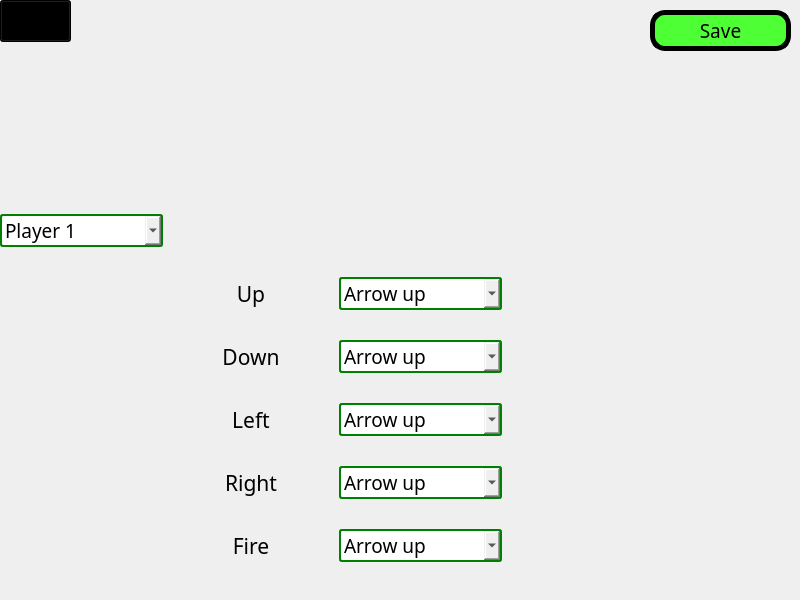
<?xml version="1.0" encoding="UTF-8"?>
<ui version="4.0">
 <class>custom</class>
 <widget class="QWidget" name="custom">
  <property name="enabled">
   <bool>true</bool>
  </property>
  <property name="geometry">
   <rect>
    <x>0</x>
    <y>0</y>
    <width>800</width>
    <height>600</height>
   </rect>
  </property>
  <property name="font">
   <font>
    <family>Purisa</family>
    <pointsize>14</pointsize>
   </font>
  </property>
  <property name="windowTitle">
   <string>Form</string>
  </property>
  <property name="styleSheet">
   <string notr="true">QPushButton{
	border: 5px solid;
	border-radius: 15px;
	background-color: rgb(79, 255, 53);
	font: 16pt &quot;Purisa&quot;;
}
QPushButton::hover{
	background-color: red;
}
QPushButton::pressed{
	background-color: red;
	border: 10px solid green;
}
QLabel{
font: 16pt &quot;Purisa&quot;;
}
QComboBox{
font: 16pt &quot;Purisa&quot;;
}
QToolButton{
	background-color: black;
}</string>
  </property>
  <widget class="QWidget" name="gridLayoutWidget">
   <property name="geometry">
    <rect>
     <x>0</x>
     <y>190</y>
     <width>671</width>
     <height>401</height>
    </rect>
   </property>
   <layout class="QGridLayout" name="gridLayout" rowstretch="0,0,0,0,0,0,0">
    <property name="sizeConstraint">
     <enum>QLayout::SetDefaultConstraint</enum>
    </property>
    <item row="4" column="1">
     <widget class="QLabel" name="label_4">
      <property name="font">
       <font>
        <family>Purisa</family>
        <pointsize>16</pointsize>
        <weight>50</weight>
        <italic>false</italic>
        <bold>false</bold>
        <kerning>true</kerning>
       </font>
      </property>
      <property name="text">
       <string>Right</string>
      </property>
      <property name="alignment">
       <set>Qt::AlignCenter</set>
      </property>
     </widget>
    </item>
    <item row="6" column="1">
     <widget class="QLabel" name="label_2">
      <property name="font">
       <font>
        <family>Purisa</family>
        <pointsize>16</pointsize>
        <weight>50</weight>
        <italic>false</italic>
        <bold>false</bold>
        <kerning>true</kerning>
       </font>
      </property>
      <property name="text">
       <string>Fire</string>
      </property>
      <property name="alignment">
       <set>Qt::AlignCenter</set>
      </property>
     </widget>
    </item>
    <item row="1" column="1">
     <widget class="QLabel" name="label_3">
      <property name="font">
       <font>
        <family>Purisa</family>
        <pointsize>16</pointsize>
        <weight>50</weight>
        <italic>false</italic>
        <bold>false</bold>
        <kerning>true</kerning>
       </font>
      </property>
      <property name="text">
       <string>Up</string>
      </property>
      <property name="alignment">
       <set>Qt::AlignCenter</set>
      </property>
     </widget>
    </item>
    <item row="0" column="0">
     <widget class="QComboBox" name="comboBox_7">
      <property name="styleSheet">
       <string notr="true">border: 2px solid green;
border-radius: 3px;</string>
      </property>
      <item>
       <property name="text">
        <string>Player 1</string>
       </property>
      </item>
      <item>
       <property name="text">
        <string>Player 2</string>
       </property>
      </item>
     </widget>
    </item>
    <item row="3" column="1">
     <widget class="QLabel" name="label_6">
      <property name="font">
       <font>
        <family>Purisa</family>
        <pointsize>16</pointsize>
        <weight>50</weight>
        <italic>false</italic>
        <bold>false</bold>
        <kerning>true</kerning>
       </font>
      </property>
      <property name="text">
       <string>Left</string>
      </property>
      <property name="alignment">
       <set>Qt::AlignCenter</set>
      </property>
     </widget>
    </item>
    <item row="2" column="1">
     <widget class="QLabel" name="label_5">
      <property name="font">
       <font>
        <family>Purisa</family>
        <pointsize>16</pointsize>
        <weight>50</weight>
        <italic>false</italic>
        <bold>false</bold>
        <kerning>true</kerning>
       </font>
      </property>
      <property name="text">
       <string>Down</string>
      </property>
      <property name="alignment">
       <set>Qt::AlignCenter</set>
      </property>
     </widget>
    </item>
    <item row="0" column="3">
     <widget class="QLabel" name="label_8">
      <property name="font">
       <font>
        <family>Purisa</family>
        <pointsize>16</pointsize>
        <weight>50</weight>
        <italic>false</italic>
        <bold>false</bold>
        <kerning>true</kerning>
       </font>
      </property>
      <property name="text">
       <string/>
      </property>
      <property name="alignment">
       <set>Qt::AlignCenter</set>
      </property>
     </widget>
    </item>
    <item row="2" column="2">
     <widget class="QComboBox" name="combo_down">
      <property name="styleSheet">
       <string notr="true">border: 2px solid green;
border-radius: 3px;</string>
      </property>
      <item>
       <property name="text">
        <string>Arrow up</string>
       </property>
      </item>
      <item>
       <property name="text">
        <string>Arrow down</string>
       </property>
      </item>
      <item>
       <property name="text">
        <string>Arrow left</string>
       </property>
      </item>
      <item>
       <property name="text">
        <string>Arrow right</string>
       </property>
      </item>
      <item>
       <property name="text">
        <string>Q</string>
       </property>
      </item>
      <item>
       <property name="text">
        <string>W</string>
       </property>
      </item>
      <item>
       <property name="text">
        <string>E</string>
       </property>
      </item>
      <item>
       <property name="text">
        <string>R</string>
       </property>
      </item>
      <item>
       <property name="text">
        <string>T</string>
       </property>
      </item>
      <item>
       <property name="text">
        <string>Y</string>
       </property>
      </item>
      <item>
       <property name="text">
        <string>U</string>
       </property>
      </item>
      <item>
       <property name="text">
        <string>I</string>
       </property>
      </item>
      <item>
       <property name="text">
        <string>O</string>
       </property>
      </item>
      <item>
       <property name="text">
        <string>P</string>
       </property>
      </item>
      <item>
       <property name="text">
        <string>A</string>
       </property>
      </item>
      <item>
       <property name="text">
        <string>S</string>
       </property>
      </item>
      <item>
       <property name="text">
        <string>D</string>
       </property>
      </item>
      <item>
       <property name="text">
        <string>F</string>
       </property>
      </item>
      <item>
       <property name="text">
        <string>G</string>
       </property>
      </item>
      <item>
       <property name="text">
        <string>H</string>
       </property>
      </item>
      <item>
       <property name="text">
        <string>J</string>
       </property>
      </item>
      <item>
       <property name="text">
        <string>K</string>
       </property>
      </item>
      <item>
       <property name="text">
        <string>L</string>
       </property>
      </item>
      <item>
       <property name="text">
        <string>M</string>
       </property>
      </item>
      <item>
       <property name="text">
        <string>N</string>
       </property>
      </item>
      <item>
       <property name="text">
        <string>B</string>
       </property>
      </item>
      <item>
       <property name="text">
        <string>V</string>
       </property>
      </item>
      <item>
       <property name="text">
        <string>C</string>
       </property>
      </item>
      <item>
       <property name="text">
        <string>X</string>
       </property>
      </item>
      <item>
       <property name="text">
        <string>Z</string>
       </property>
      </item>
      <item>
       <property name="text">
        <string>Space</string>
       </property>
      </item>
      <item>
       <property name="text">
        <string>LCTRL</string>
       </property>
      </item>
      <item>
       <property name="text">
        <string>LALT</string>
       </property>
      </item>
      <item>
       <property name="text">
        <string>RCTRL</string>
       </property>
      </item>
      <item>
       <property name="text">
        <string>RALT</string>
       </property>
      </item>
      <item>
       <property name="text">
        <string>LSHIFT</string>
       </property>
      </item>
     </widget>
    </item>
    <item row="1" column="2">
     <widget class="QComboBox" name="combo_up">
      <property name="styleSheet">
       <string notr="true">border: 2px solid green;
border-radius: 3px;</string>
      </property>
      <item>
       <property name="text">
        <string>Arrow up</string>
       </property>
      </item>
      <item>
       <property name="text">
        <string>Arrow down</string>
       </property>
      </item>
      <item>
       <property name="text">
        <string>Arrow left</string>
       </property>
      </item>
      <item>
       <property name="text">
        <string>Arrow right</string>
       </property>
      </item>
      <item>
       <property name="text">
        <string>Q</string>
       </property>
      </item>
      <item>
       <property name="text">
        <string>W</string>
       </property>
      </item>
      <item>
       <property name="text">
        <string>E</string>
       </property>
      </item>
      <item>
       <property name="text">
        <string>R</string>
       </property>
      </item>
      <item>
       <property name="text">
        <string>T</string>
       </property>
      </item>
      <item>
       <property name="text">
        <string>Y</string>
       </property>
      </item>
      <item>
       <property name="text">
        <string>U</string>
       </property>
      </item>
      <item>
       <property name="text">
        <string>I</string>
       </property>
      </item>
      <item>
       <property name="text">
        <string>O</string>
       </property>
      </item>
      <item>
       <property name="text">
        <string>P</string>
       </property>
      </item>
      <item>
       <property name="text">
        <string>A</string>
       </property>
      </item>
      <item>
       <property name="text">
        <string>S</string>
       </property>
      </item>
      <item>
       <property name="text">
        <string>D</string>
       </property>
      </item>
      <item>
       <property name="text">
        <string>F</string>
       </property>
      </item>
      <item>
       <property name="text">
        <string>G</string>
       </property>
      </item>
      <item>
       <property name="text">
        <string>H</string>
       </property>
      </item>
      <item>
       <property name="text">
        <string>J</string>
       </property>
      </item>
      <item>
       <property name="text">
        <string>K</string>
       </property>
      </item>
      <item>
       <property name="text">
        <string>L</string>
       </property>
      </item>
      <item>
       <property name="text">
        <string>M</string>
       </property>
      </item>
      <item>
       <property name="text">
        <string>N</string>
       </property>
      </item>
      <item>
       <property name="text">
        <string>B</string>
       </property>
      </item>
      <item>
       <property name="text">
        <string>V</string>
       </property>
      </item>
      <item>
       <property name="text">
        <string>C</string>
       </property>
      </item>
      <item>
       <property name="text">
        <string>X</string>
       </property>
      </item>
      <item>
       <property name="text">
        <string>Z</string>
       </property>
      </item>
      <item>
       <property name="text">
        <string>Space</string>
       </property>
      </item>
      <item>
       <property name="text">
        <string>LCTRL</string>
       </property>
      </item>
      <item>
       <property name="text">
        <string>LALT</string>
       </property>
      </item>
      <item>
       <property name="text">
        <string>RCTRL</string>
       </property>
      </item>
      <item>
       <property name="text">
        <string>RALT</string>
       </property>
      </item>
      <item>
       <property name="text">
        <string>LSHIFT</string>
       </property>
      </item>
     </widget>
    </item>
    <item row="3" column="2">
     <widget class="QComboBox" name="combo_left">
      <property name="styleSheet">
       <string notr="true">border: 2px solid green;
border-radius: 3px;</string>
      </property>
      <item>
       <property name="text">
        <string>Arrow up</string>
       </property>
      </item>
      <item>
       <property name="text">
        <string>Arrow down</string>
       </property>
      </item>
      <item>
       <property name="text">
        <string>Arrow left</string>
       </property>
      </item>
      <item>
       <property name="text">
        <string>Arrow right</string>
       </property>
      </item>
      <item>
       <property name="text">
        <string>Q</string>
       </property>
      </item>
      <item>
       <property name="text">
        <string>W</string>
       </property>
      </item>
      <item>
       <property name="text">
        <string>E</string>
       </property>
      </item>
      <item>
       <property name="text">
        <string>R</string>
       </property>
      </item>
      <item>
       <property name="text">
        <string>T</string>
       </property>
      </item>
      <item>
       <property name="text">
        <string>Y</string>
       </property>
      </item>
      <item>
       <property name="text">
        <string>U</string>
       </property>
      </item>
      <item>
       <property name="text">
        <string>I</string>
       </property>
      </item>
      <item>
       <property name="text">
        <string>O</string>
       </property>
      </item>
      <item>
       <property name="text">
        <string>P</string>
       </property>
      </item>
      <item>
       <property name="text">
        <string>A</string>
       </property>
      </item>
      <item>
       <property name="text">
        <string>S</string>
       </property>
      </item>
      <item>
       <property name="text">
        <string>D</string>
       </property>
      </item>
      <item>
       <property name="text">
        <string>F</string>
       </property>
      </item>
      <item>
       <property name="text">
        <string>G</string>
       </property>
      </item>
      <item>
       <property name="text">
        <string>H</string>
       </property>
      </item>
      <item>
       <property name="text">
        <string>J</string>
       </property>
      </item>
      <item>
       <property name="text">
        <string>K</string>
       </property>
      </item>
      <item>
       <property name="text">
        <string>L</string>
       </property>
      </item>
      <item>
       <property name="text">
        <string>M</string>
       </property>
      </item>
      <item>
       <property name="text">
        <string>N</string>
       </property>
      </item>
      <item>
       <property name="text">
        <string>B</string>
       </property>
      </item>
      <item>
       <property name="text">
        <string>V</string>
       </property>
      </item>
      <item>
       <property name="text">
        <string>C</string>
       </property>
      </item>
      <item>
       <property name="text">
        <string>X</string>
       </property>
      </item>
      <item>
       <property name="text">
        <string>Z</string>
       </property>
      </item>
      <item>
       <property name="text">
        <string>Space</string>
       </property>
      </item>
      <item>
       <property name="text">
        <string>LCTRL</string>
       </property>
      </item>
      <item>
       <property name="text">
        <string>LALT</string>
       </property>
      </item>
      <item>
       <property name="text">
        <string>RCTRL</string>
       </property>
      </item>
      <item>
       <property name="text">
        <string>RALT</string>
       </property>
      </item>
      <item>
       <property name="text">
        <string>LSHIFT</string>
       </property>
      </item>
     </widget>
    </item>
    <item row="4" column="2">
     <widget class="QComboBox" name="combo_right">
      <property name="styleSheet">
       <string notr="true">border: 2px solid green;
border-radius: 3px;</string>
      </property>
      <item>
       <property name="text">
        <string>Arrow up</string>
       </property>
      </item>
      <item>
       <property name="text">
        <string>Arrow down</string>
       </property>
      </item>
      <item>
       <property name="text">
        <string>Arrow left</string>
       </property>
      </item>
      <item>
       <property name="text">
        <string>Arrow right</string>
       </property>
      </item>
      <item>
       <property name="text">
        <string>Q</string>
       </property>
      </item>
      <item>
       <property name="text">
        <string>W</string>
       </property>
      </item>
      <item>
       <property name="text">
        <string>E</string>
       </property>
      </item>
      <item>
       <property name="text">
        <string>R</string>
       </property>
      </item>
      <item>
       <property name="text">
        <string>T</string>
       </property>
      </item>
      <item>
       <property name="text">
        <string>Y</string>
       </property>
      </item>
      <item>
       <property name="text">
        <string>U</string>
       </property>
      </item>
      <item>
       <property name="text">
        <string>I</string>
       </property>
      </item>
      <item>
       <property name="text">
        <string>O</string>
       </property>
      </item>
      <item>
       <property name="text">
        <string>P</string>
       </property>
      </item>
      <item>
       <property name="text">
        <string>A</string>
       </property>
      </item>
      <item>
       <property name="text">
        <string>S</string>
       </property>
      </item>
      <item>
       <property name="text">
        <string>D</string>
       </property>
      </item>
      <item>
       <property name="text">
        <string>F</string>
       </property>
      </item>
      <item>
       <property name="text">
        <string>G</string>
       </property>
      </item>
      <item>
       <property name="text">
        <string>H</string>
       </property>
      </item>
      <item>
       <property name="text">
        <string>J</string>
       </property>
      </item>
      <item>
       <property name="text">
        <string>K</string>
       </property>
      </item>
      <item>
       <property name="text">
        <string>L</string>
       </property>
      </item>
      <item>
       <property name="text">
        <string>M</string>
       </property>
      </item>
      <item>
       <property name="text">
        <string>N</string>
       </property>
      </item>
      <item>
       <property name="text">
        <string>B</string>
       </property>
      </item>
      <item>
       <property name="text">
        <string>V</string>
       </property>
      </item>
      <item>
       <property name="text">
        <string>C</string>
       </property>
      </item>
      <item>
       <property name="text">
        <string>X</string>
       </property>
      </item>
      <item>
       <property name="text">
        <string>Z</string>
       </property>
      </item>
      <item>
       <property name="text">
        <string>Space</string>
       </property>
      </item>
      <item>
       <property name="text">
        <string>LCTRL</string>
       </property>
      </item>
      <item>
       <property name="text">
        <string>LALT</string>
       </property>
      </item>
      <item>
       <property name="text">
        <string>RCTRL</string>
       </property>
      </item>
      <item>
       <property name="text">
        <string>RALT</string>
       </property>
      </item>
      <item>
       <property name="text">
        <string>LSHIFT</string>
       </property>
      </item>
     </widget>
    </item>
    <item row="6" column="2">
     <widget class="QComboBox" name="combo_fire">
      <property name="styleSheet">
       <string notr="true">border: 2px solid green;
border-radius: 3px;</string>
      </property>
      <item>
       <property name="text">
        <string>Arrow up</string>
       </property>
      </item>
      <item>
       <property name="text">
        <string>Arrow down</string>
       </property>
      </item>
      <item>
       <property name="text">
        <string>Arrow left</string>
       </property>
      </item>
      <item>
       <property name="text">
        <string>Arrow right</string>
       </property>
      </item>
      <item>
       <property name="text">
        <string>Q</string>
       </property>
      </item>
      <item>
       <property name="text">
        <string>W</string>
       </property>
      </item>
      <item>
       <property name="text">
        <string>E</string>
       </property>
      </item>
      <item>
       <property name="text">
        <string>R</string>
       </property>
      </item>
      <item>
       <property name="text">
        <string>T</string>
       </property>
      </item>
      <item>
       <property name="text">
        <string>Y</string>
       </property>
      </item>
      <item>
       <property name="text">
        <string>U</string>
       </property>
      </item>
      <item>
       <property name="text">
        <string>I</string>
       </property>
      </item>
      <item>
       <property name="text">
        <string>O</string>
       </property>
      </item>
      <item>
       <property name="text">
        <string>P</string>
       </property>
      </item>
      <item>
       <property name="text">
        <string>A</string>
       </property>
      </item>
      <item>
       <property name="text">
        <string>S</string>
       </property>
      </item>
      <item>
       <property name="text">
        <string>D</string>
       </property>
      </item>
      <item>
       <property name="text">
        <string>F</string>
       </property>
      </item>
      <item>
       <property name="text">
        <string>G</string>
       </property>
      </item>
      <item>
       <property name="text">
        <string>H</string>
       </property>
      </item>
      <item>
       <property name="text">
        <string>J</string>
       </property>
      </item>
      <item>
       <property name="text">
        <string>K</string>
       </property>
      </item>
      <item>
       <property name="text">
        <string>L</string>
       </property>
      </item>
      <item>
       <property name="text">
        <string>M</string>
       </property>
      </item>
      <item>
       <property name="text">
        <string>N</string>
       </property>
      </item>
      <item>
       <property name="text">
        <string>B</string>
       </property>
      </item>
      <item>
       <property name="text">
        <string>V</string>
       </property>
      </item>
      <item>
       <property name="text">
        <string>C</string>
       </property>
      </item>
      <item>
       <property name="text">
        <string>X</string>
       </property>
      </item>
      <item>
       <property name="text">
        <string>Z</string>
       </property>
      </item>
      <item>
       <property name="text">
        <string>Space</string>
       </property>
      </item>
      <item>
       <property name="text">
        <string>LCTRL</string>
       </property>
      </item>
      <item>
       <property name="text">
        <string>LALT</string>
       </property>
      </item>
      <item>
       <property name="text">
        <string>RCTRL</string>
       </property>
      </item>
      <item>
       <property name="text">
        <string>RALT</string>
       </property>
      </item>
      <item>
       <property name="text">
        <string>LSHIFT</string>
       </property>
      </item>
     </widget>
    </item>
   </layout>
  </widget>
  <widget class="QToolButton" name="bt_back">
   <property name="geometry">
    <rect>
     <x>0</x>
     <y>0</y>
     <width>71</width>
     <height>42</height>
    </rect>
   </property>
   <property name="text">
    <string>...</string>
   </property>
  </widget>
  <widget class="QLabel" name="lb_feed">
   <property name="geometry">
    <rect>
     <x>150</x>
     <y>10</y>
     <width>421</width>
     <height>31</height>
    </rect>
   </property>
   <property name="text">
    <string/>
   </property>
   <property name="alignment">
    <set>Qt::AlignCenter</set>
   </property>
  </widget>
  <widget class="QPushButton" name="bt_save">
   <property name="geometry">
    <rect>
     <x>650</x>
     <y>10</y>
     <width>141</width>
     <height>41</height>
    </rect>
   </property>
   <property name="styleSheet">
    <string notr="true"/>
   </property>
   <property name="text">
    <string>Save</string>
   </property>
  </widget>
 </widget>
 <resources/>
 <connections/>
</ui>
